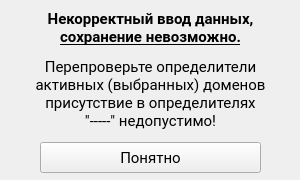
<?xml version="1.0" encoding="UTF-8"?>
<ui version="4.0">
 <class>widget</class>
 <widget class="QWidget" name="widget">
  <property name="enabled">
   <bool>true</bool>
  </property>
  <property name="geometry">
   <rect>
    <x>0</x>
    <y>0</y>
    <width>300</width>
    <height>180</height>
   </rect>
  </property>
  <property name="minimumSize">
   <size>
    <width>300</width>
    <height>180</height>
   </size>
  </property>
  <property name="maximumSize">
   <size>
    <width>300</width>
    <height>180</height>
   </size>
  </property>
  <property name="font">
   <font>
    <family>Roboto</family>
   </font>
  </property>
  <property name="windowTitle">
   <string>Form</string>
  </property>
  <widget class="QLabel" name="label">
   <property name="geometry">
    <rect>
     <x>10</x>
     <y>10</y>
     <width>281</width>
     <height>121</height>
    </rect>
   </property>
   <property name="font">
    <font>
     <pointsize>11</pointsize>
    </font>
   </property>
   <property name="text">
    <string>&lt;html&gt;&lt;head/&gt;&lt;body&gt;&lt;p align=&quot;center&quot;&gt;&lt;span style=&quot; font-weight:600;&quot;&gt;Некорректный ввод данных,&lt;br/&gt;&lt;/span&gt;&lt;span style=&quot; font-weight:600; text-decoration: underline;&quot;&gt;сохранение невозможно.&lt;/span&gt;&lt;/p&gt;&lt;p align=&quot;center&quot;&gt;Перепроверьте определители&lt;br/&gt;активных (выбранных) доменов&lt;br/&gt;присутствие в определителях&lt;br/&gt;&amp;quot;-----&amp;quot; недопустимо!&lt;/p&gt;&lt;/body&gt;&lt;/html&gt;</string>
   </property>
  </widget>
  <widget class="QPushButton" name="pushButton">
   <property name="geometry">
    <rect>
     <x>40</x>
     <y>142</y>
     <width>221</width>
     <height>31</height>
    </rect>
   </property>
   <property name="font">
    <font>
     <pointsize>11</pointsize>
    </font>
   </property>
   <property name="text">
    <string>Понятно</string>
   </property>
  </widget>
 </widget>
 <resources/>
 <connections/>
</ui>
